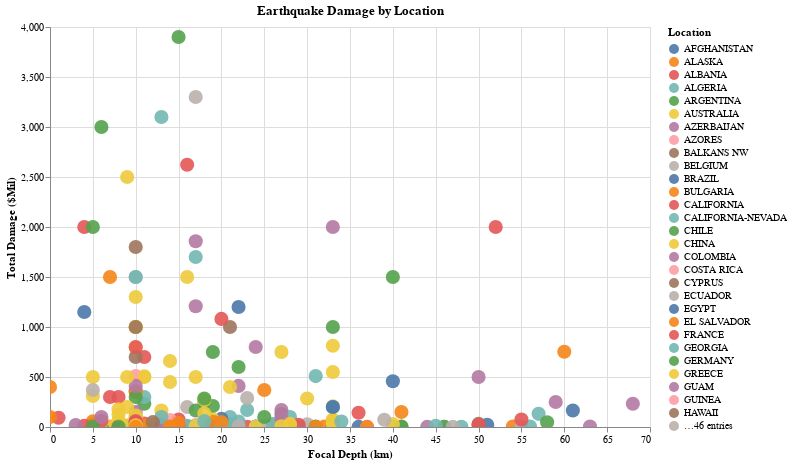

Notebook code for this chart:
### Markdown cell above
The chart comparing depth with injuries is more or less the same, and there is heavy clustering in the bottom left corner. This chart also does not show a strong correlation.

### Code cell
noaa_depth_damage = noaa_depth[noaa_depth['Total Damage ($Mil)'].notnull()]
filtered = noaa_depth_damage[noaa_depth_damage['Total Damage ($Mil)'] < 4000]
filtered = filtered[filtered['Focal Depth (km)'] < 70]
alt.Chart(filtered).mark_circle(filled=True, 
                                size=200, 
                                opacity=0.9, 
                                color='tableau20').encode(
    x=alt.X('Focal Depth (km)', title='Focal Depth (km)', scale=alt.Scale(domain=(0,70))),
    y=alt.Y('Total Damage ($Mil)', title='Total Damage ($Mil)', scale=alt.Scale(domain=(0,4000))),
    color=alt.Color('Location', legend=alt.Legend(title='Location')),
    tooltip=['Location', 'Focal Depth (km)', 'Total Damage ($Mil)']
).configure_axis(
    tickCount=10
).properties(
    title='Earthquake Damage by Location',
    width=600,
    height=400
).interactive()

### Figure 1 — Vega-Lite specification as saved in the notebook (floating-point values rounded to 4 significant figures; data arrays with more than 128 entries replaced by an {"elided": "..."} marker saying what was removed)
{"config": {"view": {"continuousWidth": 400, "continuousHeight": 300}, "axis": {"tickCount": 10}}, "data": {"name": "data-a0d2d1e6d8ec391b60cda32d0bec5445"}, "mark": {"type": "circle", "color": "tableau20", "filled": true, "opacity": 0.9, "size": 200}, "encoding": {"color": {"type": "nominal", "field": "Location", "legend": {"title": "Location"}}, "tooltip": [{"type": "nominal", "field": "Location"}, {"type": "quantitative", "field": "Focal Depth (km)"}, {"type": "quantitative", "field": "Total Damage ($Mil)"}], "x": {"type": "quantitative", "field": "Focal Depth (km)", "scale": {"domain": [0, 70]}, "title": "Focal Depth (km)"}, "y": {"type": "quantitative", "field": "Total Damage ($Mil)", "scale": {"domain": [0, 4000]}, "title": "Total Damage ($Mil)"}}, "height": 400, "selection": {"selector020": {"type": "interval", "bind": "scales", "encodings": ["x", "y"]}}, "title": "Earthquake Damage by Location", "width": 600, "$schema": "https://vega.github.io/schema/vega-lite/v4.8.1.json", "datasets": {"data-a0d2d1e6d8ec391b60cda32d0bec5445": {"elided": "298 records"}}}
